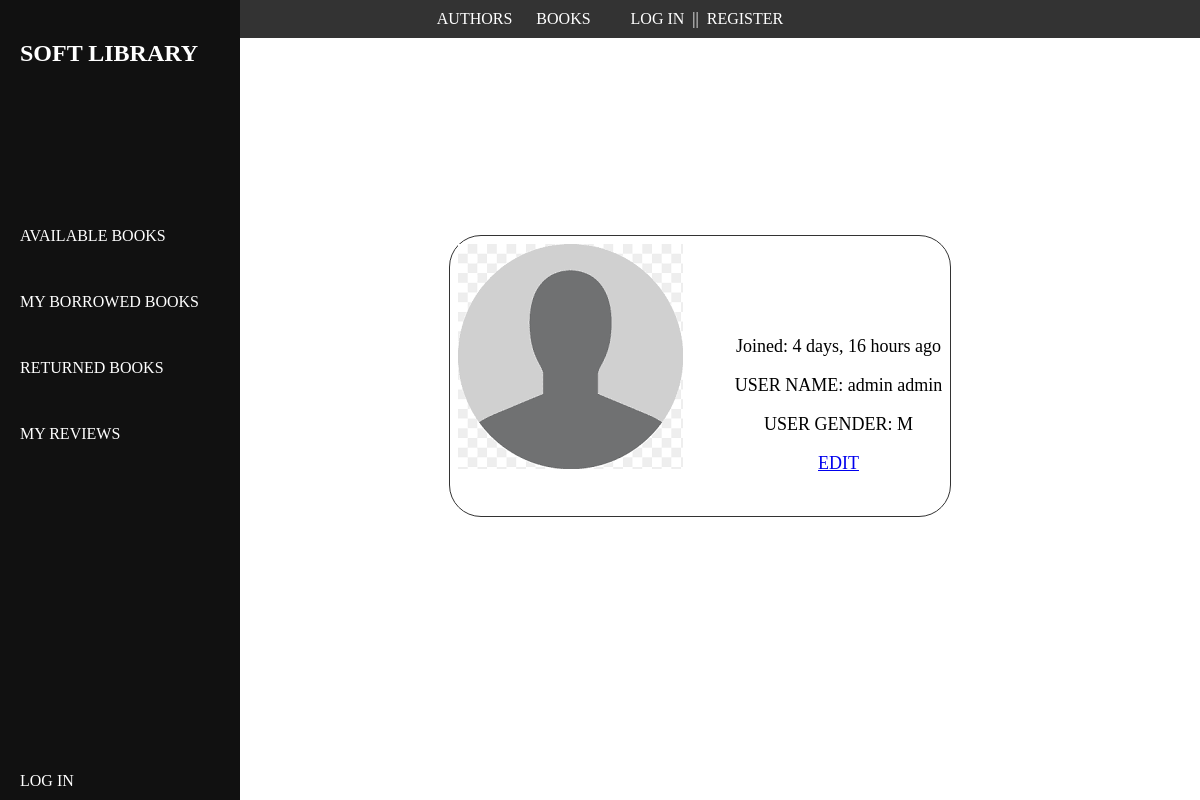
/users/user/1/, run on the app's committed database.
### base/models.py (models this page shows, shortened)
class Reader(AbstractUser):
    gender = models.CharField(max_length=10, choices=gender_choices)
    bio = models.TextField(blank=True, null=True)
    date_of_birth = models.DateField()
    reader_image = models.ImageField(upload_to='images/', blank=True, null=True, default='user.png')
    email = models.EmailField(unique=True)
    REQUIRED_FIELDS = ['username', 'first_name', 'last_name', 'gender', 'date_of_birth', 'bio', ]
    USERNAME_FIELD = 'email'
    def get_username(self):
        return self.first_name + ' ' + self.last_name

### MyUsers/views.py (the view)
# urls.py: path('user/<int:pk>/', views.userProfile, name='userProfile'),
def userProfile(request, pk: int):
    user = Reader.objects.get(pk=pk)
    context = {'user': user}
    return render(request, 'MyUsers/profile.html', context)

### MyUsers/templates/MyUsers/profile.html (shortened to what this page needs)
{% extends 'base/base.html' %}
{% block content %}
    <div style="border: 1px solid #333333;margin: 20%;padding: 0.5rem;display: inline-block;border-radius: 2rem">
        <div style="display: inline-block;padding-right: 3rem">
            <img src="{{ user.reader_image.url }}" alt="">
        </div>
        <div style="display: inline-block;padding-bottom: 1rem;">
            <p>Joined: {{ user.date_joined|timesince }} ago</p>
            <p>USER NAME: {{ user.get_username }}</p>
            <p>USER GENDER: {{ user.gender }}</p>
            {% if request.user.is_staff %}
                <p>EMAIL: {{ user.get_email }}</p>
                <p>DATE OF BIRTH: {{ user.date_of_birth }}</p>
                <a href="{{ request.META.HTTP_REFERER }}">BACK</a>&nbsp;&nbsp;&nbsp;&nbsp;
            {% else %}
                <p><a href="{% url 'users:editProfile' user.id %}"> EDIT</a></p>
            {% endif %}
        </div>
    </div>
{% endblock %}

### base/static/css/main.css (style rules this page uses)
.main-page p { font-size: 18px; }

### data on the page
Reader: reader_image (placeholder picture), date_joined "4 days, 16 hours", get_username "admin admin", gender "M"
